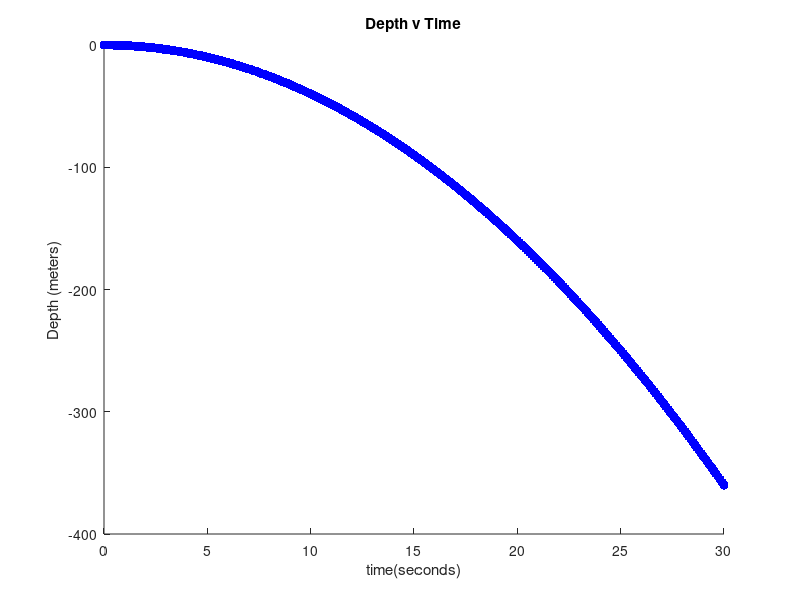

Recreate this plot in MATLAB.
fGravity = -9.8
fWater = 9.0
time = [0:0.1:30]
depth = (0.5*(fGravity+fWater))*(time.^2); 
%displacement = v(i)*t+0.5*a*(t^2)
%v(f)^2 = v(i)^2+(2*a*d)
%v(f) = v(i) + a*t
%d =[(v(i)+v(f))/2]*t

figure
hold on
plot(time, depth, 'b.-', 'LineWidth', 1, 'MarkerSize', 20);
title('Depth v Time')
xlabel('time(seconds)') % x-axis label
ylabel('Depth (meters)') % y-axis label
%cftool
